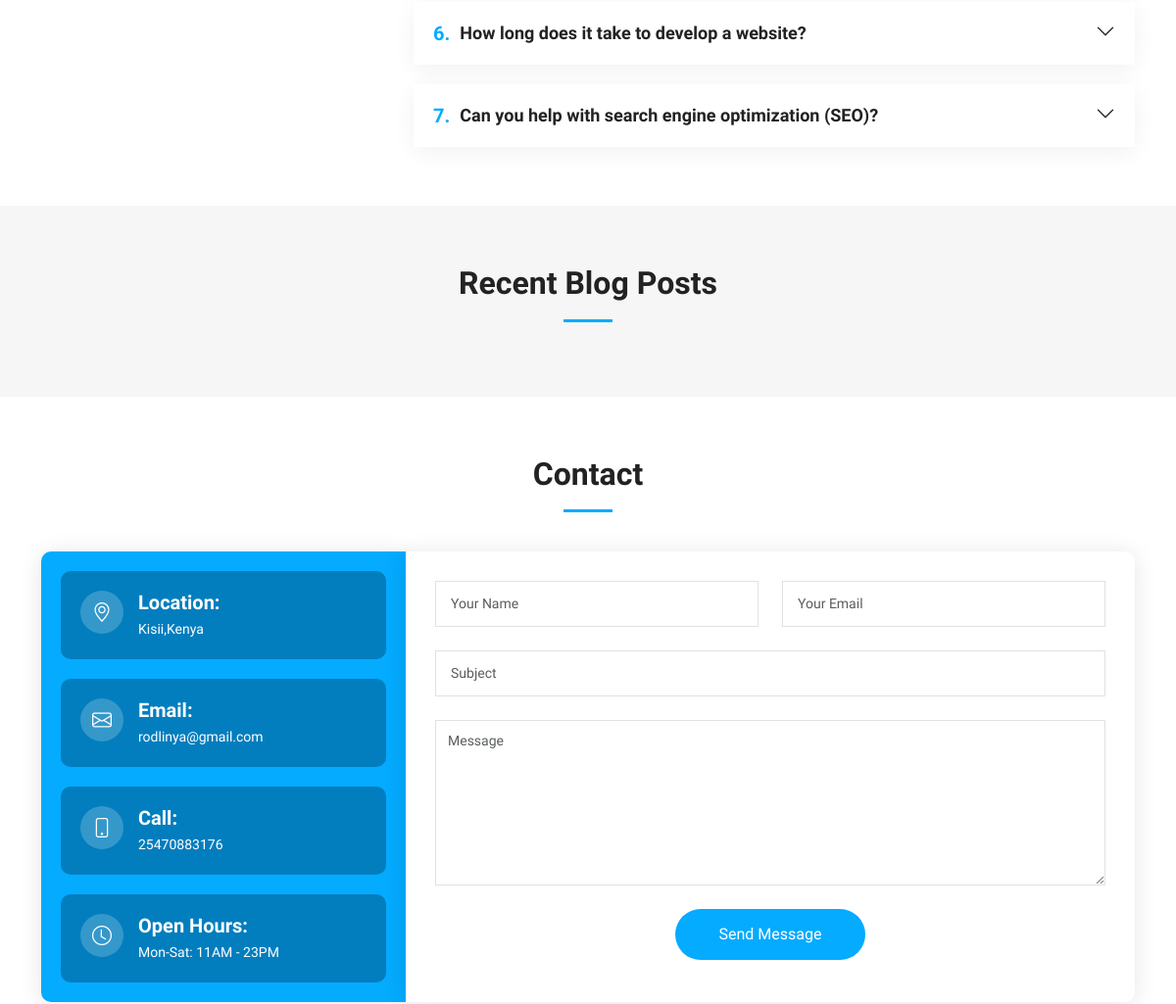
/ (middle part), run on an earlier commit of the app's database.
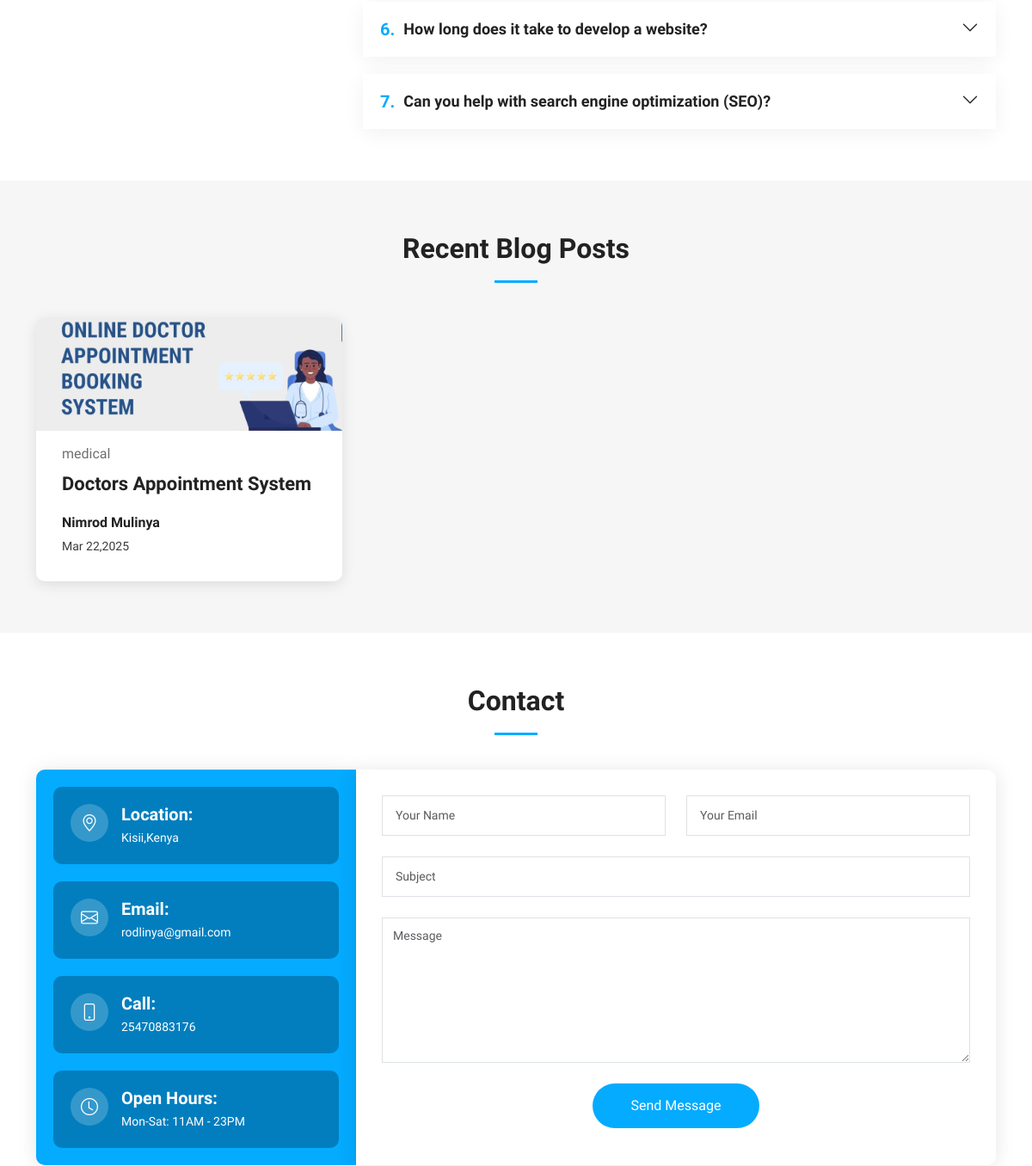
And on a later commit of the database.
### app/models.py (models this page shows, shortened)
class FAQs(models.Model):
    question=models.CharField(max_length=100)
    answer=models.TextField()

class GeneralInfo(models.Model):
    company_name = models.CharField(max_length=100 , default='Nimcity Enterprises')
    location = models.CharField(max_length=100)
    email = models.EmailField()
    phone = models.CharField(max_length=15)
    video_url = models.URLField(blank=True,null=True)
    facebook = models.URLField(blank=True,null=True)
    twitter = models.URLField(blank=True,null=True)
    linkedin = models.URLField(blank=True,null=True)
    instagram = models.URLField(blank=True,null=True)

class Blog(models.Model):
    blog_image=models.CharField(max_length=100, blank=True, null=True)
    category = models.CharField(max_length=100)
    title = models.CharField(max_length=100)
    author = models.ForeignKey(Author, on_delete=models.PROTECT)
    content = RichTextField()
    created_at = models.DateTimeField(default=timezone.now)

class Author(models.Model):
    first_name=models.CharField(max_length=100)
    last_name=models.CharField(max_length=100)
    email=models.EmailField()
    phone=models.CharField(max_length=15)
    facebook = models.URLField(blank=True,null=True)
    twitter = models.URLField(blank=True,null=True)
    linkedin = models.URLField(blank=True,null=True)
    instagram = models.URLField(blank=True,null=True)
    joined_date=models.DateTimeField(auto_now_add=True)

### app/views.py (the view)
# urls.py: path("", index,name="home"),
def index(request):
     general_info = GeneralInfo.objects.first()
     services=Service.objects.all()
     testimonials=Testimonial.objects.all()
     faqs=FAQs.objects.all()
     recent_blogs=Blog.objects.all().order_by('-created_at')[:3]
     context={
          "company_name":general_info.company_name,
          "location":general_info.location,
          "email":general_info.email,
          "phone":general_info.phone,
          "video_url":general_info.video_url,
          "facebook":general_info.facebook,
          "twitter":general_info.twitter,
          "linkedin":general_info.linkedin,
          "instagram":general_info.instagram,
           "services":services,
           "testimonials":testimonials,
           "faqs":faqs,
           "recent_blogs":recent_blogs,
     }
     return render(request, "index.html", context)

### templates/index.html (shortened to what this page needs)
 {% extends "assets/main.html" %}
 {% load static %}
{% block mainContent %}
    <section id="faq" class="faq">
      <div class="container" data-aos="fade-up">
        <div class="row gy-4">
          <div class="col-lg-4">
          </div>
          <div class="col-lg-8">
            <div class="accordion accordion-flush" id="faqlist" data-aos="fade-up" data-aos-delay="100">
          {% for faq in faqs %}
              <div class="accordion-item">
                <h3 class="accordion-header">
                  <button class="accordion-button collapsed" type="button" data-bs-toggle="collapse" data-bs-target="#faq-content-{{forloop.counter}}">
                    <span class="num">{{forloop.counter}}.</span>
                    {{faq.question}}
                  </button>
                </h3>
              </div>
          {% endfor %}
            </div>
          </div>
        </div>
      </div>
    </section>
    <section id="recent-posts" class="recent-posts sections-bg">
      <div class="container" data-aos="fade-up">
        <div class="section-header">
          <h2>Recent Blog Posts</h2>
        </div>
        <div class="row gy-4">
          {% for blog in recent_blogs %}
          <div class="col-xl-4 col-md-6">
            <article>
              <div class="post-img">
                <img src="{% static blog.blog_image %}" alt="" class="img-fluid">
              </div>
              <p class="post-category">{{blog.category}}</p>
              <h2 class="title">
                <a href="{% url "blog_detail" blog_id=blog.id %}">{{blog.title}}</a>
              </h2>
              <div class="d-flex align-items-center">
                <div class="post-meta">
                  <p class="post-author">{{blog.author.first_name}} {{blog.author.last_name}}</p>
                  <p class="post-date">
                    <time datetime="2022-01-01">{{blog.created_at|date:"M  j,Y"}}</time>
                  </p>
                </div>
              </div>
            </article>
          </div>
          {% endfor %}
        </div>
    </section>
    <section id="contact" class="contact">
      <div class="container" data-aos="fade-up">
        <div class="section-header">
          <h2>Contact</h2>
        </div>
        <div class="row gx-lg-0 gy-4">
          <div class="col-lg-4">
            <div class="info-container d-flex flex-column align-items-center justify-content-center">
              <div class="info-item d-flex">
                <i class="bi bi-geo-alt flex-shrink-0"></i>
                <div>
                  <h4>Location:</h4>
                  <p>{{location}}</p>
                </div>
              </div>
              <div class="info-item d-flex">
                <i class="bi bi-envelope flex-shrink-0"></i>
                <div>
                  <h4>Email:</h4>
                  <p>{{email}}</p>
                </div>
              </div>
              <div class="info-item d-flex">
                <i class="bi bi-phone flex-shrink-0"></i>
                <div>
                  <h4>Call:</h4>
                  <p>{{phone}}</p>
                </div>
              </div>
              <div class="info-item d-flex">
                <i class="bi bi-clock flex-shrink-0"></i>
                <div>
                  <h4>Open Hours:</h4>
                  <p>Mon-Sat: 11AM - 23PM</p>
                </div>
              </div>
            </div>
          </div>
          <div class="col-lg-8">
            <form action="{% url 'contact_form' %}" method="post" role="form" class="php-email-form">
              <div class="row">
                <div class="col-md-6 form-group">
                  <input type="text" name="name" class="form-control" id="name" placeholder="Your Name" required>
                </div>
                <div class="col-md-6 form-group mt-3 mt-md-0">
                  <input type="email" class="form-control" name="email" id="email" placeholder="Your Email" required>
                </div>
              </div>
              <div class="form-group mt-3">
                <input type="text" class="form-control" name="subject" id="subject" placeholder="Subject" required>
              </div>
              <div class="form-group mt-3">
                <textarea class="form-control" name="message" rows="7" placeholder="Message" required></textarea>
              </div>
              <div class="text-center"><button type="submit">Send Message</button></div>
            </form>
          </div>
        </div>
      </div>
    </section>
{% endblock %}

### templates/assets/main.html (shortened to what this page needs)
{% load static %}
<!DOCTYPE html>
<html lang="en">
<head>
  <link href="{% static 'assets/vendor/bootstrap/css/bootstrap.min.css' %}" rel="stylesheet">
  <link href="{% static 'assets/vendor/bootstrap-icons/bootstrap-icons.css' %}" rel="stylesheet">
  <link href="{% static 'assets/vendor/aos/aos.css' %}" rel="stylesheet">
  <link href="{% static 'assets/vendor/glightbox/css/glightbox.min.css' %}" rel="stylesheet">
  <link href="{% static 'assets/vendor/swiper/swiper-bundle.min.css' %}" rel="stylesheet">
  <link href="{% static 'assets/css/main.css' %}" rel="stylesheet">
</head>
<body>
  <main id="main">
    {% block mainContent %}
    {% endblock %}
  </main>
</body>
</html>

### templates/assets/header.html (shortened to what this page needs)
{% load static %}

### static/assets/css/main.css (style rules this page uses)
:root { --font-default: "Open Sans", system-ui, -apple-system, "Segoe UI", Roboto, "Helvetica Neue", Arial, "Noto Sans", "Liberation Sans", sans-serif, "Apple Color Emoji", "Segoe UI Emoji", "Segoe UI Symbol", "Noto Color Emoji"; --font-primary: "Montserrat", sans-serif; --font-secondary: "Poppins", sans-serif; }
:root { --color-default: #222222; --color-primary: #04abff; --color-secondary: #f85a40; }
:root { scroll-behavior: smooth; }
body { font-family: var(--font-default); color: var(--color-default); }
a { color: var(--color-primary); text-decoration: none; }
h1, h2, h3, h4, h5, h6 { font-family: var(--font-primary); }
section { padding: 60px 0; overflow: hidden; }
.sections-bg { background-color: #f6f6f6; }
.section-header { text-align: center; padding-bottom: 20px; }
.section-header h2 { font-size: 32px; font-weight: 600; margin-bottom: 20px; padding-bottom: 20px; position: relative; }
.section-header h2:after { content: ""; position: absolute; display: block; width: 50px; height: 3px; background: var(--color-primary); left: 0; right: 0; bottom: 0; margin: auto; }
section { scroll-margin-top: 70px; }
.faq .accordion-item { border: 0; margin-bottom: 20px; box-shadow: 0px 5px 25px 0px rgba(0, 0, 0, 0.06); border-radius: 10px; }
.faq .accordion-item:last-child { margin-bottom: 0; }
.faq .accordion-button { padding: 20px 50px 20px 20px; font-weight: 600; border: 0; font-size: 18px; line-height: 24px; color: var(--color-default); text-align: left; background: #fff; box-shadow: none; border-radius: 10px; }
.faq .accordion-button .num { padding-right: 10px; font-size: 20px; line-height: 0; color: var(--color-primary); }
.faq .accordion-button:after { position: absolute; right: 20px; top: 20px; }
.recent-posts article { box-shadow: 0 4px 16px rgba(0, 0, 0, 0.1); background-color: #fff; padding: 30px; height: 100%; border-radius: 10px; overflow: hidden; }
.recent-posts .post-img { max-height: 240px; margin: -30px -30px 15px -30px; overflow: hidden; }
.recent-posts .post-category { font-size: 16px; color: #6f6f6f; margin-bottom: 10px; }
.recent-posts .title { font-size: 22px; font-weight: 700; padding: 0; margin: 0 0 20px 0; }
.recent-posts .title a { color: var(--color-default); transition: 0.3s; }
.recent-posts .post-author { font-weight: 600; margin-bottom: 5px; }
.recent-posts .post-date { font-size: 14px; color: #3c3c3c; margin-bottom: 0; }
.contact .info-container { background-color: var(--color-primary); height: 100%; padding: 20px; border-radius: 10px 0 0 10px; box-shadow: 0px 2px 25px rgba(0, 0, 0, 0.1); }
.contact .info-item { width: 100%; background-color: #027ebe; margin-bottom: 20px; padding: 20px; border-radius: 10px; color: #fff; }
.contact .info-item:last-child { margin-bottom: 0; }
.contact .info-item i { font-size: 20px; color: #fff; float: left; width: 44px; height: 44px; background-color: rgba(255, 255, 255, 0.2); display: flex; justify-content: center; align-items: center; border-radius: 50px; transition: all 0.3s ease-in-out; margin-right: 15px; }
.contact .info-item h4 { padding: 0; font-size: 20px; font-weight: 600; margin-bottom: 5px; }
.contact .info-item p { padding: 0; margin-bottom: 0; font-size: 14px; }
.contact .php-email-form { width: 100%; height: 100%; background: #fff; box-shadow: 0px 2px 25px rgba(0, 0, 0, 0.1); padding: 30px; border-radius: 0 10px 10px 0; }
.contact .php-email-form .form-group { padding-bottom: 8px; }
.contact .php-email-form input, .contact .php-email-form textarea { border-radius: 0; box-shadow: none; font-size: 14px; }
.contact .php-email-form input[type=text], .contact .php-email-form input[type=email], .contact .php-email-form textarea { padding: 12px 15px; }
.contact .php-email-form textarea { padding: 10px 12px; }
.contact .php-email-form button[type=submit] { background: var(--color-primary); border: 0; padding: 14px 45px; color: #fff; transition: 0.4s; border-radius: 50px; }

What changed in the data, as far as the page shows it:
added Blog: blog_image (picture), category "medical", title "Doctors Appointment System", author.first_name "Nimrod", author.last_name "Mulinya", created_at "Mar 22,2025"
